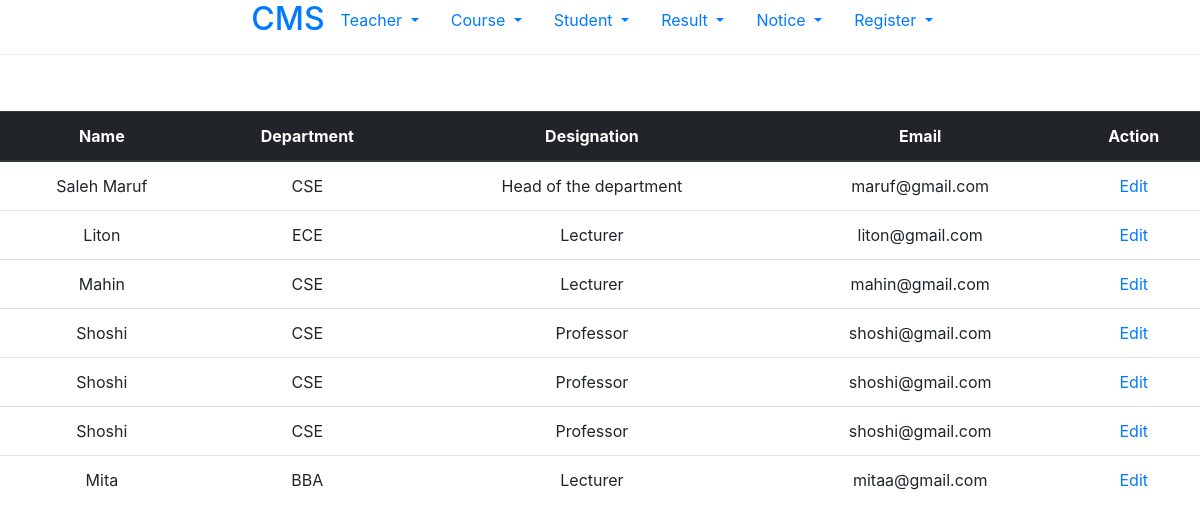
The app's page /teacher/index/ (signed in), older data.
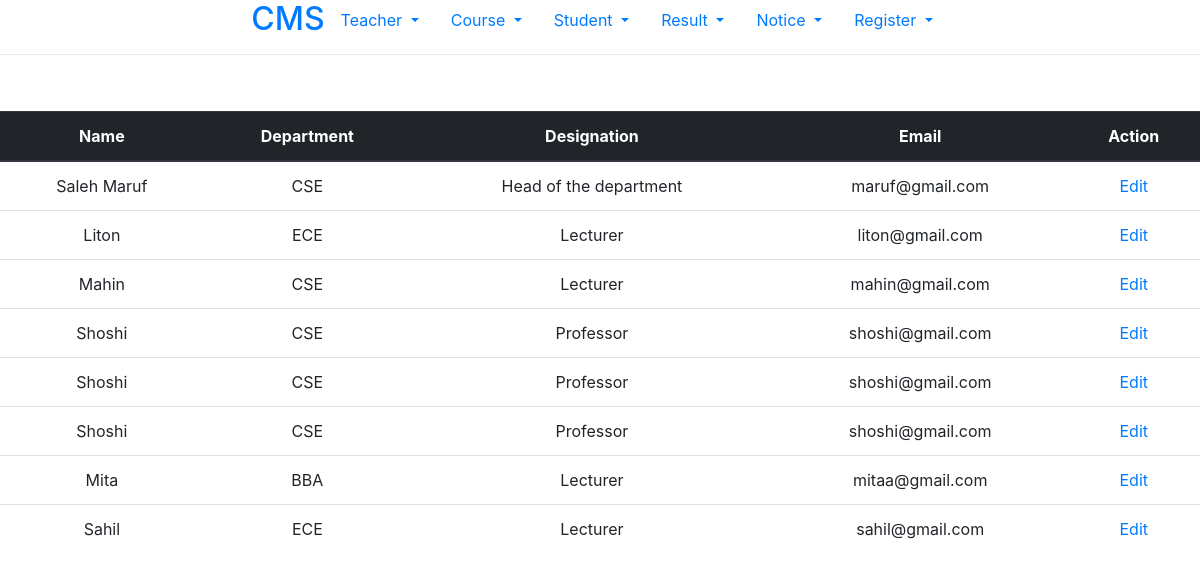
The same page, newer data.
### teacher/models.py (models this page shows, shortened)
class Teacher(models.Model):
    department_choice = (
        ('CSE', 'CSE'),
        ('ECE', 'ECE'),
        ('BBA', 'BBA'),
    )
    name = models.CharField(max_length=255)
    department = models.CharField(choices=department_choice, max_length=15)
    designation = models.CharField(max_length=55)
    email = models.EmailField(max_length=60)

### teacher/views.py (the view)
# urls.py: path('index/', views.index, name = 'show_course'),
@login_required(login_url='/')
def index(request):
    index = Teacher.objects.all()
    context = {
        'index': index
    }
    return  render(request, 'teacher/index.html', context)

### templates/teacher/index.html
{% extends 'base/base.html' %}
{% block content %}
<div class="dropdown-divider"></div> <br><br>
<div class="bs-example">
    <table class="table text-center">
        <thead class="thead-dark">
            <tr>
                <th>Name</th>
                <th>Department</th>
                <th>Designation</th>
                <th>Email</th>
                <th>Action</th>
            </tr>
        </thead>
        <tbody>
        {% for teacher in index %}
            <tr>
                <td>{{ teacher.name }}</td>
                <td>{{ teacher.department }}</td>
                <td>{{ teacher.designation }}</td>
                <td>{{ teacher.email }}</td>
                <td><a href="{% url 'edit_teacher' teacher.id %}">Edit</a></td>
            </tr>
        {% endfor %}
        </tbody>
    </table>
</div>
{% endblock %}

Row changes from the older to the newer data that the page shows:
added Teacher: name "Sahil", department "ECE", designation "Lecturer", email "sahil@gmail.com"
